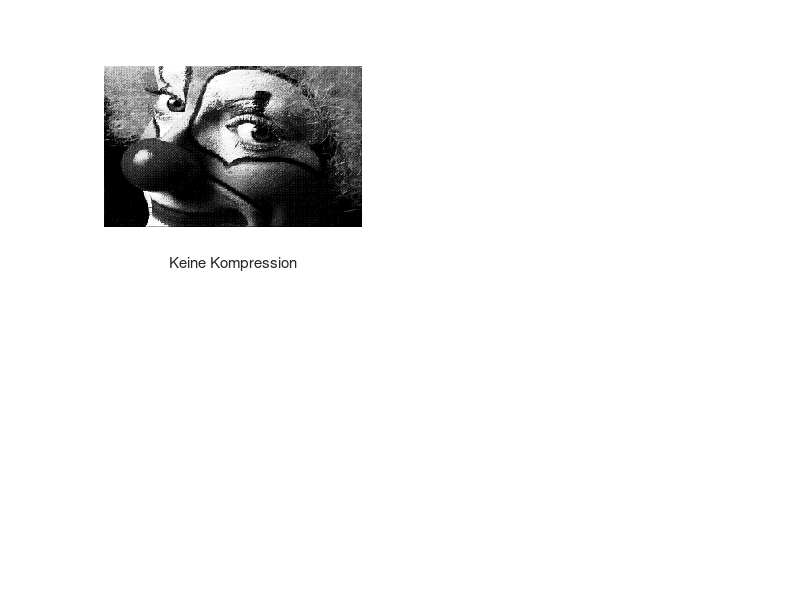

Source code (MATLAB): (Note: this script raises an error after producing the figure.)
% Programmieraufgabe 6.6
% Liste der Gruppenmitglieder (Name, Matrikelnummer)
%   1.  Rene-David Brüggemann, 10040204
%   2.  Jean-Luc Brüggemann, 10048805
%   3.  Kilian Hartmann, 10031802
%
% Programmiersprache: Octave
% Version:            version 6.4.0-2
%
% Liste der eingesendeten Dateien:
%   1.  svd_approx.m
%   2.  matrix.mat
%   3.  matrix_1.mat
%   4.  matrix_2.mat
%   5.  matrix_3.mat
%
%
% Housekeeping
clc;
clear all;
close all;
tic;    # start clock

% Anfang des Skriptes

#### Beginn mit der Kompression des ersten Bildes ######

matrix = importdata('matrix.mat');          # Laden der Bilddatei

nu = [3, 10, 20];                # Def. der gegebene nu's


####  Kompression des Bildes mit der Methode svd_approx ####

figure (1);

subplot(2,2,1), imshow(matrix)
  xlabel (sprintf("Keine Kompression"));

for i = 1:3
  C = svd_approx(matrix, nu(i));

  subplot(2,2,i+1), imshow(C)
    xlabel (sprintf("Kompression mit Rang(A) = r = %d", nu(i)));
endfor

disp("Erstes Bild fertig")



##  Naechste Bildatei ####

nu = [3, 30, 60];                           # Def. von nu fuer die anderen Matrizen

matrix = importdata('matrix_1.mat');        # Laden der Bildatei #1

##  Kompression ####

figure (2);

subplot(2,2,1), imshow(matrix)
  xlabel (sprintf("Keine Kompression"));

for i = 1:3
  C = svd_approx(matrix, nu(i));

  subplot(2,2,i+1), imshow(C)
    xlabel (sprintf("Kompression mit Rang(A) = r = %d", nu(i)));
endfor

    
disp("Zweites Bild fertig")



####  Naechste Bildatei ####
    
matrix = importdata('matrix_2.mat');      # Laden der Bildatei #2

####  Kompression ####

figure(3);

subplot(2,2,1), imshow(matrix)
  xlabel (sprintf("Keine Kompression"));

for i = 1:3
  C = svd_approx(matrix, nu(i));

  subplot(2,2,i+1), imshow(C)
    xlabel (sprintf("Kompression mit Rang(A) = r = %d", nu(i)));
endfor

    
disp("Drittes Bild fertig")



#### Naechste Bildatei  ####

matrix = importdata('matrix_3.mat');      # Laden der Bildatei #3

####  Kompression ####

figure(4);

subplot(2,2,1), imshow(matrix)
  xlabel (sprintf("Keine Kompression"));

for i = 1:3
  C = svd_approx(matrix, nu(i));

  subplot(2,2,i+1), imshow(C)
    xlabel (sprintf("Kompression mit Rang(A) = r = %d", nu(i)));
endfor

    
disp("Letztes Bild fertig")

toc
